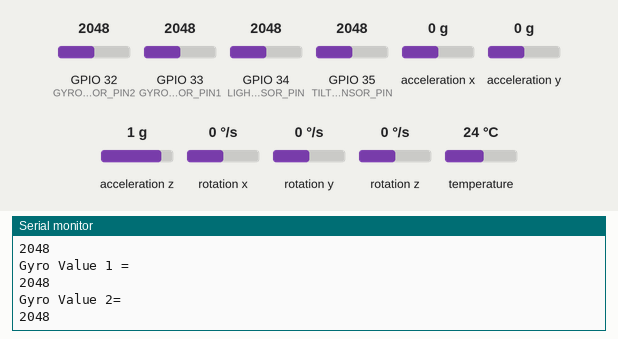
A sketch run on a simulated ESP32. Parts: the last lines printed to the serial monitor. The test bench sets the inputs (shaded band); at power-on: GPIO 34 (LIGHT_SENSOR_PIN) = 2048, GPIO 32 (GYRO_SENSOR_PIN2) = 2048, GPIO 33 (GYRO_SENSOR_PIN1) = 2048, GPIO 35 (TILT_SENSOR_PIN) = 2048, acceleration x 0 g, acceleration y 0 g, acceleration z 1 g, rotation x 0 °/s, rotation y 0 °/s, rotation z 0 °/s, temperature 24 °C. WiFi joins after 1.5 s; servers stay silent unless stated.

Above: at 20.7 s.
20.8 s: GPIO 34 (LIGHT_SENSOR_PIN) set to 863
At 22.0 s:
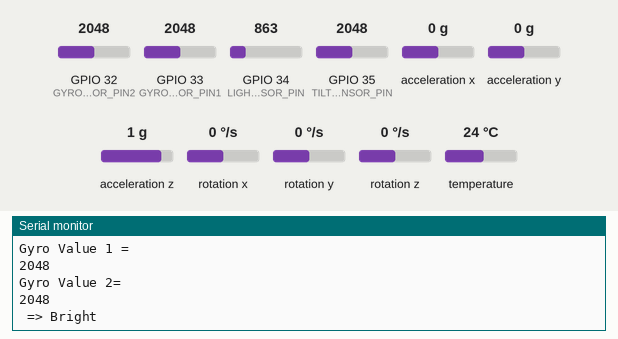
34.8 s: GPIO 34 (LIGHT_SENSOR_PIN) set to 734
At 38.3 s:
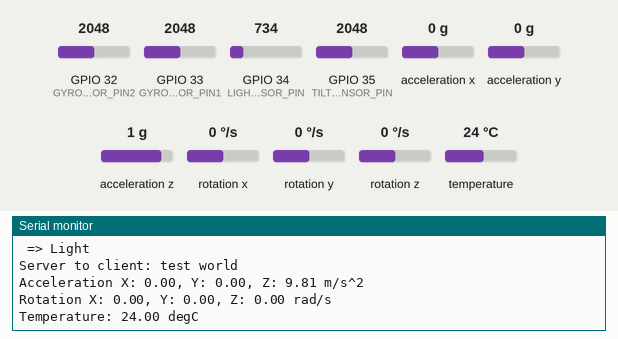
Timing chart, 0 to 39.8 s (numbered marks = the images above; inputs shaded):
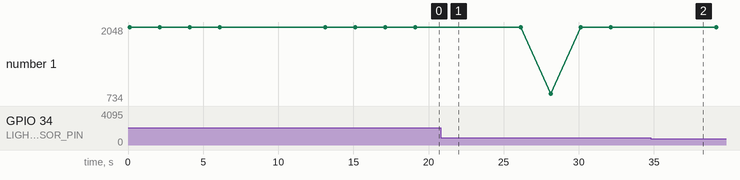

The sketch:

esp32.ino
```cpp
/*
 *  This sketch sends random data over UDP on a ESP32 device
 *
 */
#include <WiFi.h>
#include <WiFiUdp.h>
#include <Adafruit_MPU6050.h>
#include <Adafruit_Sensor.h>
#include <Wire.h>

#define LIGHT_SENSOR_PIN  34  // ESP32 pin GIOP36 (ADC0) connected to light sensor
#define TILT_SENSOR_PIN  35  // ESP32 pin GIOP36 (ADC0) connected to tilt sensor
#define GYRO_SENSOR_PIN1  33  // ESP32 pin GIOP36 (ADC0) connected to tilt sensor
#define GYRO_SENSOR_PIN2  32 // ESP32 pin GIOP36 (ADC0) connected to tilt sensor


// WiFi network name and password:
const char* networkName = "AndroidAP6398";
const char* networkPswd = "aaaaaaaa";

//IP address to send UDP data to:
// either use the ip address of the server or
// a network broadcast address
const char* udpAddress = "192.168.43.57";
const int udpPort = 2205;

int input;
//Are we currently connected?
boolean connected = false;

char packetBuffer[255]; //buffer to hold incoming packet


Adafruit_MPU6050 mpu;
//The udp library class
WiFiUDP udp;

void setup() {
  // Initilize hardware serial:
  Serial.begin(115200);
  Serial.begin(115200);
  while (!Serial)
    delay(10); // will pause Zero, Leonardo, etc until serial console opens

  Serial.println("Adafruit MPU6050 test!");

  // Try to initialize!
  if (!mpu.begin()) {
    Serial.println("Failed to find MPU6050 chip");
    while (1) {
      delay(10);
    }
  }
  Serial.println("MPU6050 Found!");

  mpu.setAccelerometerRange(MPU6050_RANGE_8_G);
  Serial.print("Accelerometer range set to: ");
  switch (mpu.getAccelerometerRange()) {
  case MPU6050_RANGE_2_G:
    Serial.println("+-2G");
    break;
  case MPU6050_RANGE_4_G:
    Serial.println("+-4G");
    break;
  case MPU6050_RANGE_8_G:
    Serial.println("+-8G");
    break;
  case MPU6050_RANGE_16_G:
    Serial.println("+-16G");
    break;
  }
  mpu.setGyroRange(MPU6050_RANGE_500_DEG);
  Serial.print("Gyro range set to: ");
  switch (mpu.getGyroRange()) {
  case MPU6050_RANGE_250_DEG:
    Serial.println("+- 250 deg/s");
    break;
  case MPU6050_RANGE_500_DEG:
    Serial.println("+- 500 deg/s");
    break;
  case MPU6050_RANGE_1000_DEG:
    Serial.println("+- 1000 deg/s");
    break;
  case MPU6050_RANGE_2000_DEG:
    Serial.println("+- 2000 deg/s");
    break;
  }

  mpu.setFilterBandwidth(MPU6050_BAND_5_HZ);
  Serial.print("Filter bandwidth set to: ");
  switch (mpu.getFilterBandwidth()) {
  case MPU6050_BAND_260_HZ:
    Serial.println("260 Hz");
    break;
  case MPU6050_BAND_184_HZ:
    Serial.println("184 Hz");
    break;
  case MPU6050_BAND_94_HZ:
    Serial.println("94 Hz");
    break;
  case MPU6050_BAND_44_HZ:
    Serial.println("44 Hz");
    break;
  case MPU6050_BAND_21_HZ:
    Serial.println("21 Hz");
    break;
  case MPU6050_BAND_10_HZ:
    Serial.println("10 Hz");
    break;
  case MPU6050_BAND_5_HZ:
    Serial.println("5 Hz");
    break;
  }

  Serial.println("");
  delay(100);
  //pinMode(LED_PIN, OUTPUT); // set ESP32 pin to output mode
  //pinMode(BLUE_LED_PIN, OUTPUT); // set ESP32 pin to output mode


  //Connect to the WiFi network
  connectToWiFi(networkName, networkPswd);
}

void loop() {
  int analogLight = analogRead(LIGHT_SENSOR_PIN);
  int analogTilt = analogRead(TILT_SENSOR_PIN);
  int analogGyro1 = analogRead(GYRO_SENSOR_PIN1);
  int analogGyro2 = analogRead(GYRO_SENSOR_PIN2);


  Serial.println("Tilt Value = ");
  Serial.println(analogTilt);  // the raw analog reading
  delay(2000);

  Serial.println("Light Value = ");
  Serial.println(analogLight);  // the raw analog reading
  delay(2000);

  Serial.println("Gyro Value 1 = ");
  Serial.println(analogGyro1);  // the raw analog reading
  delay(2000);

  Serial.println("Gyro Value 2= ");
  Serial.println(analogGyro2);  // the raw analog reading
  delay(2000);

  if (analogLight < 40) {
    Serial.println(" => Dark");
  } else if (analogLight < 800) {
    Serial.println(" => Dim");
  } else if (analogLight < 2000) {
    Serial.println(" => Light");
  } else if (analogLight < 3200) {
    Serial.println(" => Bright");
  } else {
    Serial.println(" => Very bright");
  }
  delay(2000);

  if (connected) {
    udp.beginPacket(udpAddress, udpPort);
    udp.printf("Seconds since boot: %u", millis() / 1000);
    IPAddress remoteIp = udp.remoteIP();
    const uint8_t buffer[50] = "test world";
    //This initializes udp and transfer buffer
    udp.beginPacket(udpAddress, udpPort);
    udp.write(buffer, 11);
    udp.endPacket();
    //static_cast<void*>(memset(buffer, 0, 50) ;
    //processing incoming packet, must be called before reading the buffer
    udp.parsePacket();
    //receive response from server, it will be HELLO WORLD
    Serial.print("Server to client: ");
    Serial.println((char *)buffer);
    //Wait for 1 second
    delay(1000);
    /*if (Serial.available()) {
      //input = Serial.readStringUntil('\n');
      //Serial.println("input, " + input + "!");
      input = Serial.parseInt();
      Serial.println(input);
      //digitalWrite(BLUE_LED_PIN, input);  // Set GPIO22 active high

    }*/
  }
  sensors_event_t a, g, temp;
  mpu.getEvent(&a, &g, &temp);

  /* Print out the values */
  Serial.print("Acceleration X: ");
  Serial.print(a.acceleration.x);
  Serial.print(", Y: ");
  Serial.print(a.acceleration.y);
  Serial.print(", Z: ");
  Serial.print(a.acceleration.z);
  Serial.println(" m/s^2");

  Serial.print("Rotation X: ");
  Serial.print(g.gyro.x);
  Serial.print(", Y: ");
  Serial.print(g.gyro.y);
  Serial.print(", Z: ");
  Serial.print(g.gyro.z);
  Serial.println(" rad/s");

  Serial.print("Temperature: ");
  Serial.print(temp.temperature);
  Serial.println(" degC");

  Serial.println("");
  delay(2000);}

void connectToWiFi(const char* ssid, const char* pwd) {
  Serial.println("Connecting to WiFi network: " + String(ssid));

  // delete old config
  WiFi.disconnect(true);
  //register event handler
  WiFi.onEvent(WiFiEvent);

  //Initiate connection
  WiFi.begin(ssid, pwd);

  Serial.println("Waiting for WIFI connection...");
}

//wifi event handler
void WiFiEvent(WiFiEvent_t event) {
  switch (event) {
    case SYSTEM_EVENT_STA_GOT_IP:
      //When connected set
      Serial.print("WiFi connected! IP address: ");
      Serial.println(WiFi.localIP());
      //initializes the UDP state
      //This initializes the transfer buffer
      udp.begin(WiFi.localIP(), udpPort);
      connected = true;
      break;
    case SYSTEM_EVENT_STA_DISCONNECTED:
      Serial.println("WiFi lost connection");
      connected = false;
      break;
  }
}
```

Measured:
- the behaviour switches between 800 and 799 on GPIO 34 (LIGHT_SENSOR_PIN) (found by bisection; images 1 and 2)
- plotted number 1: 2048 → 734 after the input at 34.8 s
